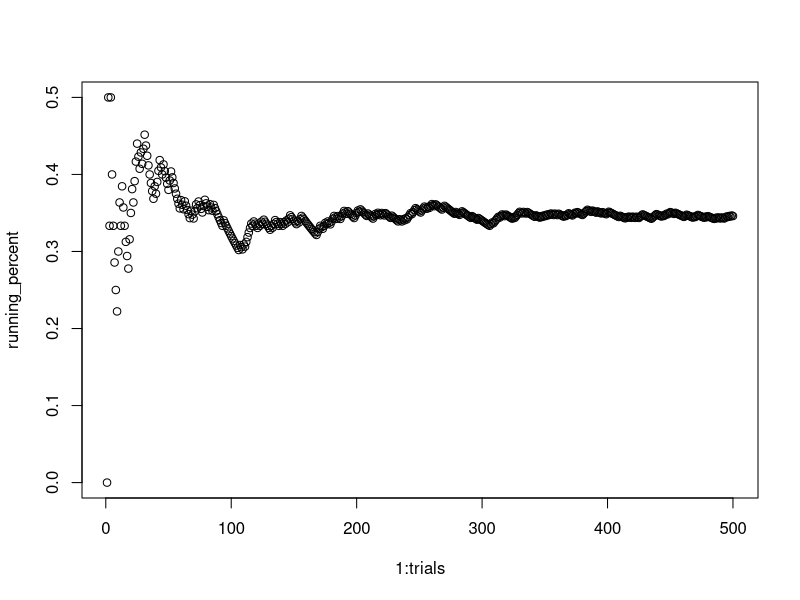

Write the R code that produced this figure.
# Simple solution to the Monty Hall problem - deriving the simplest algorithm leads to the simplest explanation!
# With three doors, only way to win if don't switch is if you picked the winner at first
#    only way to win if you do switch is if you didn't pick the winner at first since Monty opens the only other non-winning door for you
# Possible improvements - vectorize, arbitrary number of doors

doors = 1:3
trials = 500
counter = 0
running_percent = vector("numeric", trials)

for (i in 1:trials)    {
  winner <- sample(doors,1)
  mypick <- sample(doors,1)
  
  #simulate "never switch" strategy
  if (winner == mypick)   {
    counter <- counter+1
  }
  running_percent[i] <- counter/i    # keep track of running average to create convergence chart
    
  # simulate "always switch" strategy
  # only win if I had not already picked the winner, no need to open doors, Monty will open the goat for me
  # NOT SHOWN - same as above except increment counter when winner != mypick
  
}

plot(1:trials,running_percent)
print(running_percent[trials])



# NOT USED - early test code to implement door opening - not necessary!
# remaining_doors = sample(doors[doors!=mypick],2)
# if (winner!=remaining_doors[1] )   {
#   print(paste("Opening door #", as.character(remaining_doors[1]), sep=""))  
# } else{
#   print(paste("Opening door #", as.character(remaining_doors[2]), sep=""))
# }

